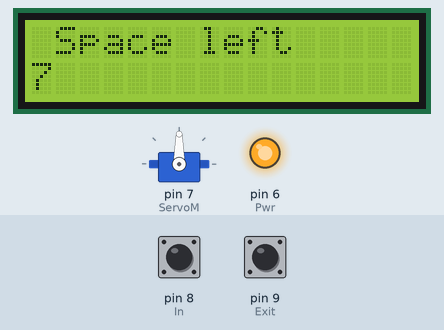
Simulated run of this sketch. Board: Arduino Uno, built with avr-gcc and run on an emulated ATmega328P. Shown: servo, 16×2 character LCD, output pins drawn as LEDs (lit = HIGH). Inputs (shaded band) come from the test bench; at power-on: pin 8 (In) HIGH, pin 9 (Exit) HIGH.

Above: at 1.2 s.
1.3 s: pin 8 (In) pulled LOW for 0.15 s
At 1.6 s:
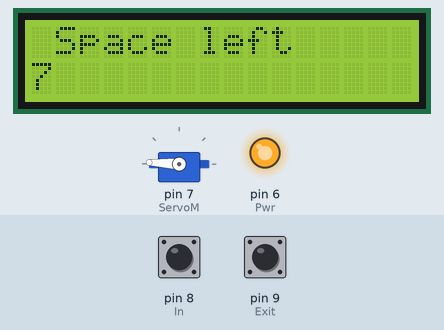
4.4 s: pin 9 (Exit) pulled LOW for 0.15 s
At 5.0 s:
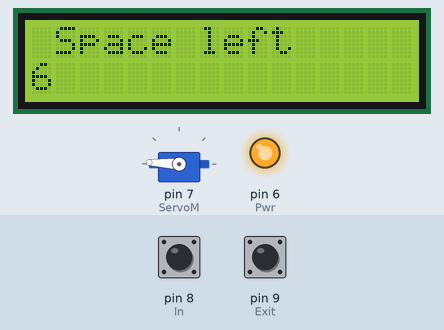
7.5 s: pin 8 (In) pulled LOW for 3.2 s
At 13.62 s:
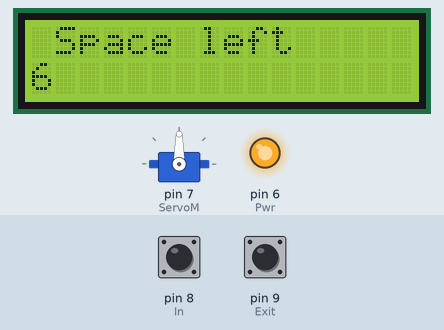
13.7 s: pin 9 (Exit) pulled LOW for 1 s
At 15.0 s:
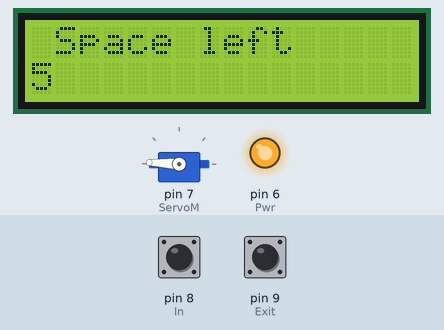
17.7 s: pin 9 (Exit) pulled LOW for 3.2 s
At 18.6 s:
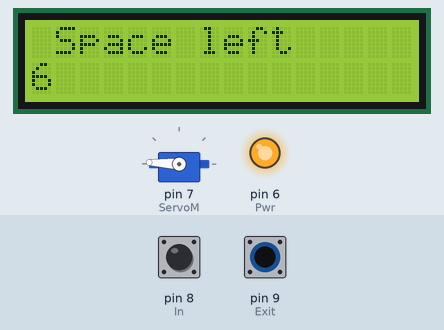
22.5 s: pin 8 (In) pulled LOW for 1 s
At 23.5 s:
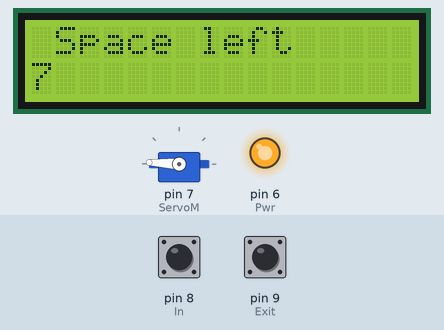
Timing chart, 0 to 27.0 s (numbered marks = the images above; inputs shaded):
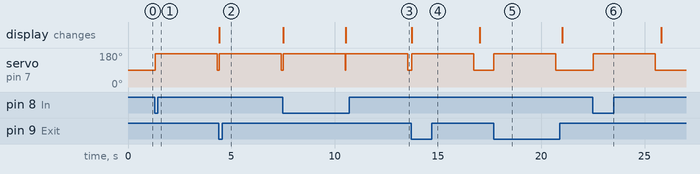

Measured:
- after the input at 1.3 s, servo on pin 7 (ServoM): 90° → 177° at once, → 90° 3.0 s later
- after the input at 4.4 s, servo on pin 7 (ServoM): 90° → 177° at once, → 90° 3.0 s later
- after the input at 7.5 s, servo on pin 7 (ServoM): 90° → 177° at once, → 90° 6.0 s later
- after the input at 13.7 s, servo on pin 7 (ServoM): 90° → 177° at once, → 90° 3.0 s later
- after the input at 17.7 s, servo on pin 7 (ServoM): 90° → 177° at once, → 90° 3.0 s later
- after the input at 22.5 s, servo on pin 7 (ServoM): 90° → 177° at once, → 90° 3.0 s later

The sketch:

parking.ino
```cpp
/*ParkingL02.pde
Arduining.com 08 JUL 2012
Code used in the production of the Youtube material.
*/

#include <Servo.h>
#include<LiquidCrystal.h>
LiquidCrystal lcd(12,11,5,4,3,2);
Servo myservo;  // create servo object to control a servo

#define ServoM    7        //Connected to the servo motor.
#define Exit      9         //Pin connected to the EXIT button.
#define In        8         //Pin connected to the IN button.
#define Pwr  6
#define BarLow    90      //Low position of the barrier.
#define BarUp     177        //Up position of the barrier.
#define CAPACITY  7         //Capacity of the parking lot.


void setup(){
  myservo.attach(ServoM);          // attaches the servo.
  lcd.begin(16,2);
  lcd.print("Space left");
  pinMode(Pwr, OUTPUT);
  pinMode(Exit, INPUT);           // set "EXIT" button pin to input
  pinMode(In, INPUT);             // set "IN" button pin to input
  digitalWrite(Pwr, HIGH);
  digitalWrite(Exit, HIGH);       // Connect Pull-Up resistor.
  digitalWrite(In, HIGH);         // Connect Pull-Up resistor.
  myservo.write(BarLow);          //Barrier in the low position
//  delay(1000);
}

int  Available= 7;                    // Number of places available.

//================================================================
void loop(){
lcd.clear();
lcd.setCursor(1,0);
lcd.print("Space left");
lcd.setCursor(0,1);
lcd.print(Available);
if(digitalRead(In)==0)
{
  if(Available != 0){
    Available--;
    myservo.write(BarUp);
    delay(3000);
    myservo.write(BarLow);
    }
  }
if(digitalRead(Exit)==0)
{
  if(Available != CAPACITY){
    Available++;
    myservo.write(BarUp);
    delay(3000);
    myservo.write(BarLow);
    }
  }
  if(Available == 0){

    lcd.setCursor(1,0);
    lcd.print("Lot full!");
  }
delay(20);
}
```
